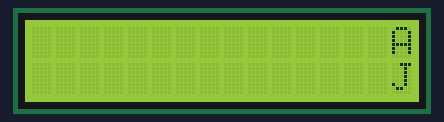
This sketch was run on a simulated Arduino Uno, built with avr-gcc and run on an emulated ATmega328P. Shown: 16×2 character LCD.

Above: at 0.1 s.
At 1.7 s:
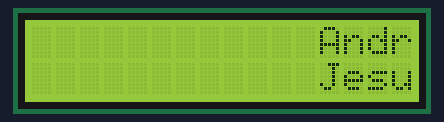
At 2.7 s:
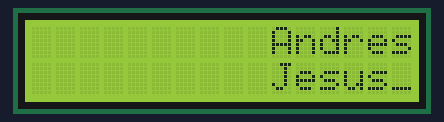
At 3.7 s:
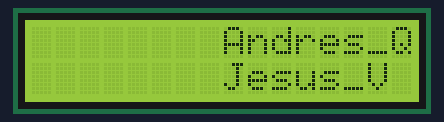
At 5.8 s:
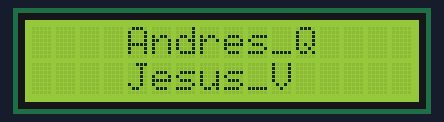
At 7.9 s:
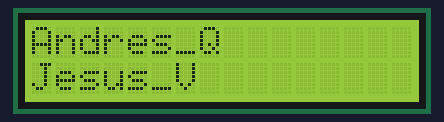

The sketch:

P4A2_LCD_I2C.ino
```cpp
//YWROBOT
//Compatible with the Arduino IDE 1.0
//Library version:1.1
#include <Wire.h>
#include <LiquidCrystal_I2C.h>

LiquidCrystal_I2C lcd(0x27,16,2);  // set the LCD address to 0x27 for a 16 chars and 2 line display

int start = 15;

void setup()
{
  lcd.init();
  lcd.backlight();
}


void loop()
{
  lcd.setCursor(16,0);
  lcd.print("Andres_Q");
  lcd.setCursor(16,1);
  lcd.print("Jesus_V");

  if (start >= 0) {
    lcd.scrollDisplayLeft();
  }
  start = start - 1;
  delay(500);
}
```

Measured:
- what the display in image 1 shows lasts 0.5 s, from 1.6 s to 2.1 s
